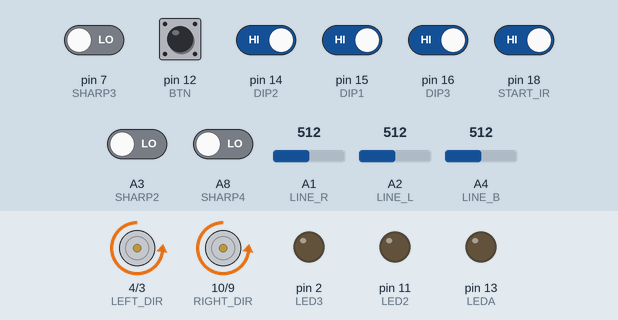
Recording of a sketch running on a simulated Arduino Mega 2560, built with avr-gcc and run on an emulated ATmega2560. Parts: direction and speed pins drawn as motors (green arrow = direction pin HIGH = forward, orange = LOW = backward, longer = more drive), output pins drawn as LEDs (lit = HIGH). The test bench sets the inputs (shaded band); at power-on: pin 12 (BTN), pin 14 (DIP2), pin 15 (DIP1), pin 16 (DIP3), pin 18 (START_IR) HIGH, A3 (SHARP2), A8 (SHARP4), pin 7 (SHARP3) LOW, A1 (LINE_R) = 512, A4 (LINE_B) = 512, A2 (LINE_L) = 512.

Above: at 2.2 s.
2.3 s: A1 (LINE_R) set to 132
3.8 s: A1 (LINE_R) set to 111
At 4.8 s:
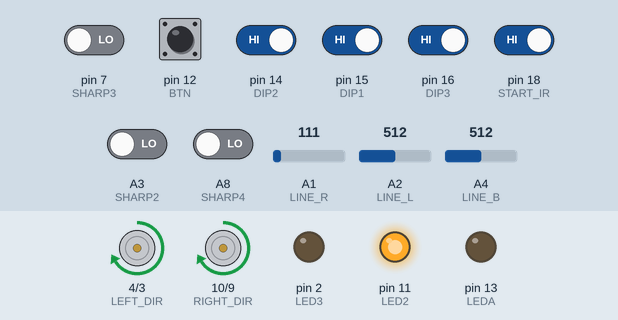
6.8 s: pin 12 (BTN) pulled LOW for 0.15 s
At 9.6 s:
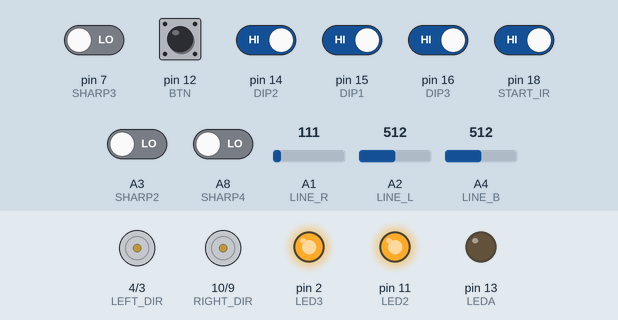
9.9 s: A4 (LINE_B) set to 126
12.9 s: A4 (LINE_B) set to 114
At 13.09 s:
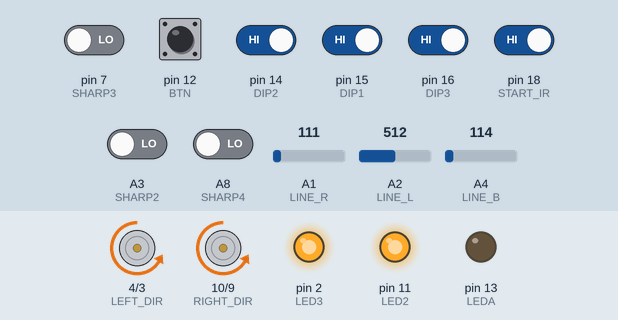
15.9 s: A1 (LINE_R) set to 122
At 16.8 s:
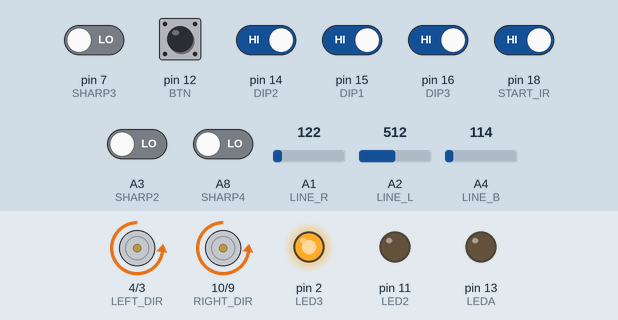
Timing chart, 0 to 18.5 s (numbered marks = the images above; inputs shaded):
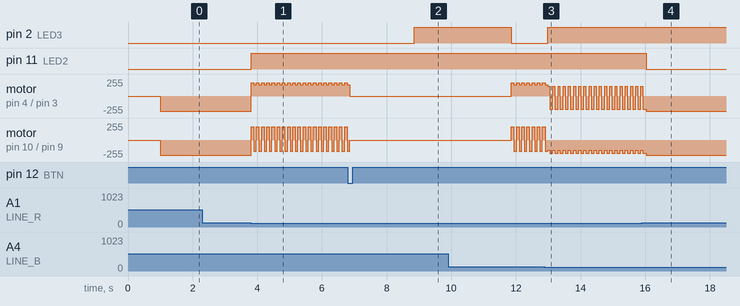

Measured:
- the behaviour switches between 120 and 119 on A1 (LINE_R) (found by bisection; images 0 and 1)
- the behaviour switches between 120 and 119 on A4 (LINE_B) (found by bisection; images 2 and 3)
- after the input at 2.3 s, every drawn part: stays the same
- after the input at 3.8 s, pin 11 (LED2): LOW → HIGH at once; motor on pin 4 (LEFT_DIR) / pin 3 (LEFT_PWM): alternates forward 200/255 for 0.08 s and forward 170/255 for 0.08 s, starting at once; motor on pin 10 (RIGHT_DIR) / pin 9 (RIGHT_PWM): alternates forward 200/255 for 0.08 s and backward 170/255 for 0.08 s, starting at once
- after the input at 6.8 s, pin 2 (LED3): LOW → HIGH after 2.1 s
- after the input at 12.9 s, pin 2 (LED3): LOW → HIGH after 0.08 s
- after the input at 15.9 s, pin 11 (LED2): HIGH → LOW after 0.13 s

The sketch:

mini_sumo_kods_juris_K.ino
```cpp
//#define DEBUG_MODE

// LED pins
#define LEDA 13
#define LED1 5
#define LED2 11
#define LED3 2

// Button pin
#define BTN 12

#define START_IR 18

// DIP switches
#define DIP1 15
#define DIP2 14
#define DIP3 16
#define DIP4 1

// Line sensors
#define LINE_L A2
#define LINE_R A1
#define LINE_B A4

// Enemy sensors
#define SHARP1 A5
#define SHARP2 A3
#define SHARP3 7
#define SHARP4 A8
#define SHARP5 A7

// Motor pins
#define RIGHT_DIR 10
#define LEFT_DIR  4
#define RIGHT_PWM 9
#define LEFT_PWM  3

void setup() {
  // Enable serial monitor
  Serial.begin(9600);

   // LEDs
   pinMode(LEDA, OUTPUT);
#define LEDA_ON digitalWrite(LEDA, HIGH)
#define LEDA_OFF digitalWrite(LEDA, LOW)
  pinMode(LEDA, OUTPUT);
#define LED1_ON digitalWrite(LED1, HIGH)
#define LED1_OFF digitalWrite(LED1, LOW)
  pinMode(LED2, OUTPUT);
#define LED2_ON digitalWrite(LED2, HIGH)
#define LED2_OFF digitalWrite(LED2, LOW)
  pinMode(LED3, OUTPUT);
#define LED3_ON digitalWrite(LED3, HIGH)
#define LED3_OFF digitalWrite(LED3, LOW)

  // Button
  pinMode(BTN, INPUT_PULLUP);
#define READ_BTN !digitalRead(BTN)
  pinMode(START_IR, INPUT);
#define READ_IR digitalRead(START_IR)


  // DIP
  pinMode(DIP1, INPUT_PULLUP);
  pinMode(DIP2, INPUT_PULLUP);
  pinMode(DIP3, INPUT_PULLUP);
  pinMode(DIP4, INPUT_PULLUP);
#define READ_DIP1 !digitalRead(DIP1)
#define READ_DIP2 !digitalRead(DIP2)
#define READ_DIP3 !digitalRead(DIP3)
#define READ_DIP4 !digitalRead(DIP4)

  // Line sensors
  pinMode(LINE_L, INPUT);
  pinMode(LINE_R, INPUT);
  pinMode(LINE_B, INPUT);
#define LINE_TRESHOLD 120
#define LINE_L_DET analogRead(LINE_L) < LINE_TRESHOLD
#define LINE_R_DET analogRead(LINE_R) < LINE_TRESHOLD
#define LINE_B_DET analogRead(LINE_B) < LINE_TRESHOLD

  // Enemy sensors
  pinMode(SHARP1, INPUT);
  pinMode(SHARP2, INPUT);
  pinMode(SHARP3, INPUT);
  pinMode(SHARP4, INPUT);
  pinMode(SHARP5, INPUT);
#define READ_SHARP1 !digitalRead(SHARP1)
#define READ_SHARP2 !digitalRead(SHARP2)
#define READ_SHARP3 !digitalRead(SHARP3)
#define READ_SHARP4 !digitalRead(SHARP4)
#define READ_SHARP5 !digitalRead(SHARP5)

  // Motors
  pinMode(RIGHT_DIR, OUTPUT);
  pinMode(LEFT_DIR, OUTPUT);
  pinMode(RIGHT_PWM, OUTPUT);
  pinMode(LEFT_PWM, OUTPUT);

  delay(1000);
}

void driveForward(int l_speed, int r_speed) {
  analogWrite(LEFT_PWM, l_speed);
  digitalWrite(LEFT_DIR, LOW);
  analogWrite(RIGHT_PWM, r_speed);
  digitalWrite(RIGHT_DIR, LOW);
}

void driveBackward(int l_speed, int r_speed) {
  analogWrite(LEFT_PWM, l_speed);
  digitalWrite(LEFT_DIR, HIGH);
  analogWrite(RIGHT_PWM, r_speed);
  digitalWrite(RIGHT_DIR, HIGH);
}

void driveLeft(int l_speed, int r_speed) {
  analogWrite(LEFT_PWM, l_speed);
  digitalWrite(LEFT_DIR, HIGH);
  analogWrite(RIGHT_PWM, r_speed);
  digitalWrite(RIGHT_DIR, LOW);
}

void driveRight(int l_speed, int r_speed) {
  analogWrite(LEFT_PWM, l_speed);
  digitalWrite(LEFT_DIR, LOW);
  analogWrite(RIGHT_PWM, r_speed);
  digitalWrite(RIGHT_DIR, HIGH);
}

int getSensorState() {
  int sensorState = 0;

  // Line sensors
  if (LINE_L_DET) {
    LED1_ON;
    sensorState += 1;
  } else {
    LED1_OFF;
  }

  if (LINE_R_DET) {
    LED2_ON;
    sensorState += 2;
  } else {
    LED2_OFF;
  }

  if (LINE_B_DET) {
    LED3_ON;
    sensorState += 4;
  } else {
    LED3_OFF;
  }

  if (sensorState == 0) {
    if (READ_SHARP2) { sensorState += 8; }
    if (READ_SHARP3) { sensorState += 16;}
    if (READ_SHARP4) { sensorState += 32;}
  }

  if (sensorState == 0) {
    if (READ_SHARP1) { sensorState += 64; }
    if (READ_SHARP5) { sensorState += 128;}
  }

  return sensorState;
}

void loop() {
#ifdef DEBUG_MODE
  Serial.println("*** Line sensors ***");
  Serial.print("Left = ");
  Serial.print(analogRead(LINE_L));
  Serial.print("\tRight = ");
  Serial.print(analogRead(LINE_R));
  Serial.print("\tBack = ");
  Serial.println(analogRead(LINE_B));

  Serial.println("*** Enemy sensors ***");
  Serial.print("Left = ");
  Serial.println(READ_SHARP1);
  Serial.print("Front left = ");
  Serial.print(READ_SHARP2);
  Serial.print("\tFront middle = ");
  Serial.print(READ_SHARP3);
  Serial.print("\tFront right = ");
  Serial.println(READ_SHARP4);
  Serial.print("Right = ");
  Serial.println(READ_SHARP5);
  Serial.println();

  delay(100);
#else
  LED1_OFF;
  LED1_OFF;
  LED1_OFF;
  driveForward(0,0);

  int start_ir = 0;

  if (READ_IR == 1){
   // Serial.println("on 1");
    start_ir = 1;
  }else{
    start_ir = 0;
    driveForward(0,0);
    }

  if(READ_BTN != 0){
    LED1_ON;
    delay(1000);
    LED2_ON;
    delay(1000);
    LED3_ON;
    delay(3000);
    LED1_OFF;
    LED2_OFF;
    LED3_OFF;
    start_ir = 1;
  }

  if (start_ir != 0) {

    if (READ_DIP1) {
      driveForward(220,250);
      delay(400);
      driveBackward(50,50);
      delay(100);
      driveForward(0,0);
      delay(5000);
    }
    else if (READ_DIP2) {
      driveLeft(120,120);
      delay(150);
      driveForward(70,70);
      delay(300);
      driveForward(0,0);
      delay(5000);
    }
    else if (READ_DIP3) {
      driveRight(120,120);
      delay(150);
      driveForward(70,70);
      delay(300);
      driveForward(0,0);
      delay(5000);
    }
    else if (READ_DIP4) {
      driveForward(100,100);
      delay(100);
      driveForward(0,0);
      delay(5000);
    }

    while (1) {    //READ_BTN == 0 && READ_IR == 1
      int sensor_state = getSensorState();
      switch (sensor_state) {
        // Line sensors
        case 0: // No sensor
          driveForward(70,70);
          break;
        case 1: // Left line
          driveBackward(200,200);
          delay(80);
          driveRight(170,170);
          delay(80);
          break;
        case 2: // Right line
          driveBackward(200,200);
          delay(80);
          driveLeft(170,170);
          delay(80);
          break;
        case 3: // Left line && Right line
          driveBackward(200,200);
          delay(350);
          driveLeft(150,150);
          delay(125);
          break;
        case 4: // Back line
          driveForward(225,225);
          delay(300);
          break;
        case 5: // Back line && Left line
          driveRight(150,150);
          delay(60);
          driveForward(200,200);
          delay(100);
          break;
        case 6: // Back line && Right line
          driveLeft(150,150);
          delay(60);
          driveForward(200,200);
          delay(100);
          break;
        case 7: // All line sensors
          driveForward(0,0);
          break;

        // Enemy sensors
        case 8: // Left sharp
          driveRight(150,150);
          delay(100);
          break;
        case 16: // Middle sharp
          driveForward(200,200);
          delay(100);
          break;
        case 24: // Left sharp && Middle sharp
          driveForward(200,150);
          delay(100);
          break;
        case 32: // Right sharp
          driveLeft(150,150);
          delay(100);
          break;
        case 40: // Right sharp && Left sharp
          driveForward(150,150);
          delay(100);
          break;
        case 48: // Right sharp && Middle sharp
          driveForward(150,200);
          delay(100);
          break;
        case 56: // All sharps
          driveForward(225,225);
          delay(100);
          break;
        case 64: // Total left sharp
          driveLeft(150,150);
          delay(250);
          break;
        case 128: // Total right sharp
          driveRight(150,150);
          delay(250);
          break;
      }
      if (READ_BTN == 1){
        return;
      }
      if (READ_IR == 0){
        return;
      }
    }

    if (READ_IR == 0){
      driveForward(0,0);
    }


    while (READ_BTN == 1) {
      driveForward(0,0);
    }
  }
#endif
}
```
